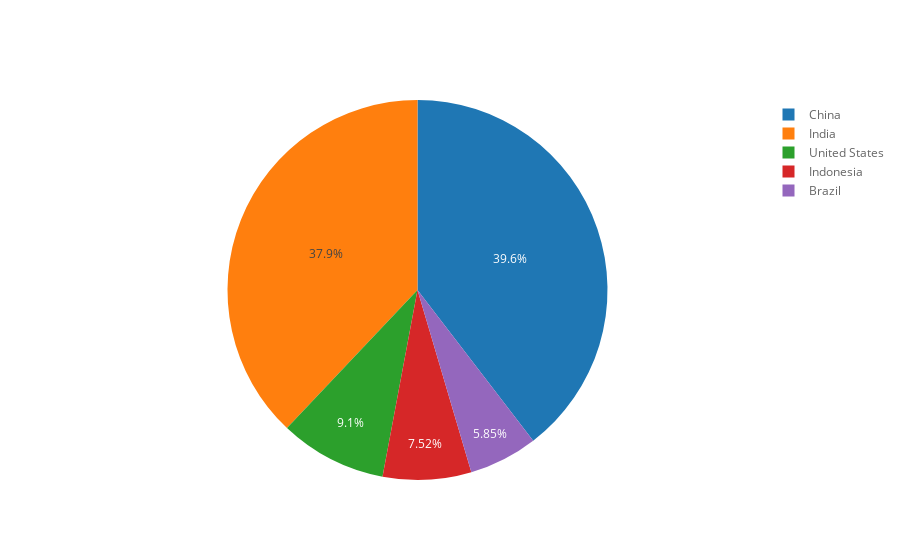

The notebook cell this image was saved under:
### Code cell
df_2020.iplot(kind='pie',values='2020',labels='country')

### Figure 1 — Plotly figure (JSON) as saved in the notebook; plotly's stock layout.template omitted (floating-point values rounded to 4 significant figures)
{"data": [{"labels": ["United States", "India", "China", "Indonesia", "Brazil"], "marker": {"colors": ["rgba(226, 74, 51, np.float64(1.0))", "rgba(62, 111, 176, np.float64(1.0))", "rgba(132, 118, 202, np.float64(1.0))", "rgba(101, 101, 101, np.float64(1.0))", "rgba(251, 193, 94, np.float64(1.0))"]}, "name": "", "type": "pie", "values": [331002651, 1380004385, 1439323776, 273523615, 212559417]}], "layout": {"legend": {"bgcolor": "#FFFFFF", "font": {"color": "#666666"}}, "paper_bgcolor": "#FFFFFF", "plot_bgcolor": "#E5E5E5", "titlefont": {"color": "#151516"}}}
